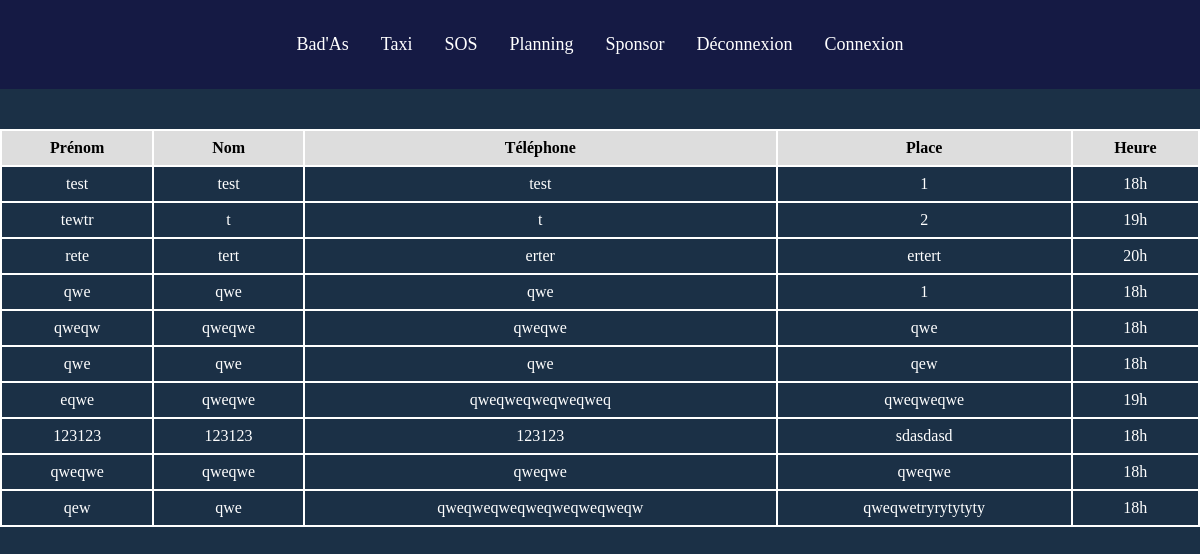
/admin.php (signed in), run on the app's committed database.
### tables this page shows
CREATE TABLE `taxi` (
  `prenom` varchar(100) NOT NULL,
  `nom` varchar(100) NOT NULL,
  `tel` varchar(100) NOT NULL,
  `place` varchar(100) NOT NULL,
  `heure` varchar(100) NOT NULL
);

### admin.php (the view, shortened to what this page needs)
<!DOCTYPE html>
<html lang="en">
<head>
    <link rel="stylesheet" href="style.css"></rel>
    <link rel="stylesheet" href="admin.css"></rel>
</head>
<header>
    <nav>
      <ul>
        <li><a href="index.php">Bad'As</a></li>
        <li><a href="taxi.php">Taxi</a></li>
        <li><a href="sos.php">SOS</a></li>
        <li><a href="planning.php">Planning</a></li>
        <li><a href="sponsor.php">Sponsor</a></li>
        <li style="float:right"><a href="connexion.php">Connexion</a></li>
        <?php
        if (isset($_SESSION['loggedin'])) {
        ?>
          <li><a href="logout.php">Déconnexion</a></li>
        <?php
        }
        ?>
      </ul>
    </nav>
  </header>
<body>
    <?php
    $servername = "localhost";
    $username = "root";
    $password = "";
    $dbname = "asliste";
    $conn = new mysqli($servername, $username, $password, $dbname);
    $sql = "SELECT * FROM taxi";
    $result = $conn->query($sql);
    if ($result->num_rows > 0) {
        echo "<table><tr><th>Prénom</th><th>Nom</th><th>Téléphone</th><th>Place</th><th>Heure</th></tr>";
        while($row = $result->fetch_assoc()) {
            echo "<tr><td>" . $row["prenom"]. "</td><td>" . $row["nom"]. "</td><td>" . $row["tel"]. "</td><td>" . $row["place"]. "</td><td>" . $row["heure"]. "</td></tr>";
        }
        echo "</table>";
    } else {
        echo "0 results";
    }
    ?>
</body>
</html>

### style.css (style rules this page uses)
header { background-color: #151a44; color: white; padding: 20px; display: flex; justify-content: center; margin-bottom: 40px; }
header nav ul { list-style-type: none; margin: 0; padding: 0; overflow: hidden; }
header nav ul li { float: left; }
header nav ul li a { color: white; text-align: center; padding: 14px 16px; text-decoration: none; font-size: 18px; display: block; }
body { background-color: #1b3046; margin: 0; padding: 0; }

### admin.css (style rules this page uses)
table { border-collapse: collapse; width: 100%; }
th, td { border: 1px solid #dddddd; text-align: center; padding: 8px; }
th { background-color: #dddddd; border: 2px solid white; text-align: center; padding: 8px; }
td { border: 2px solid white; text-align: center; padding: 8px; color: white; }

### data on the page
taxi: prenom "test", nom "test", tel "test", place "1", heure "18h"
taxi: prenom "tewtr", nom "t", tel "t", place "2", heure "19h"
taxi: prenom "rete", nom "tert", tel "erter", place "ertert", heure "20h"
taxi: prenom "qwe", nom "qwe", tel "qwe", place "1", heure "18h"
taxi: prenom "qweqw", nom "qweqwe", tel "qweqwe", place "qwe", heure "18h"
taxi: prenom "qwe", nom "qwe", tel "qwe", place "qew", heure "18h"
taxi: prenom "eqwe", nom "qweqwe", tel "qweqweqweqweqweq", place "qweqweqwe", heure "19h"
taxi: prenom "123123", nom "123123", tel "123123", place "sdasdasd", heure "18h"
taxi: prenom "qweqwe", nom "qweqwe", tel "qweqwe", place "qweqwe", heure "18h"
taxi: prenom "qew", nom "qwe", tel "qweqweqweqweqweqweqweqw", place "qweqwetryrytytyty", heure "18h"
